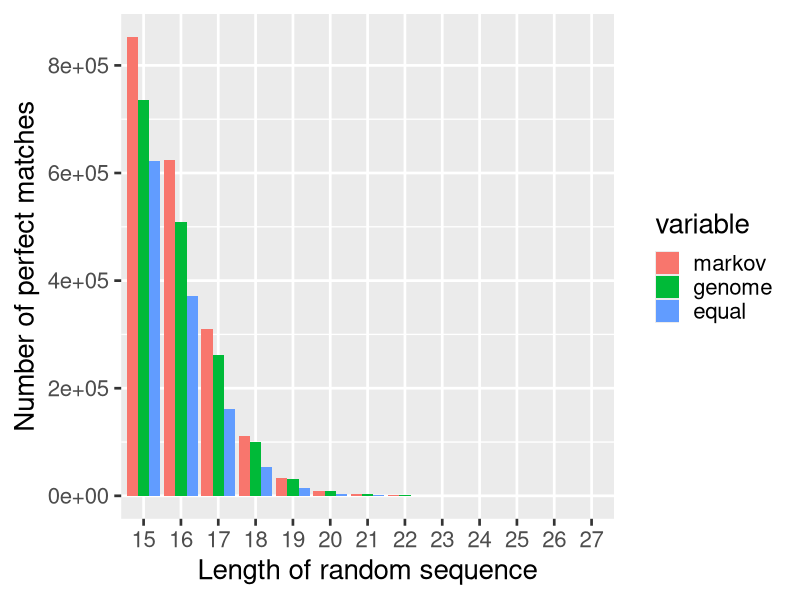
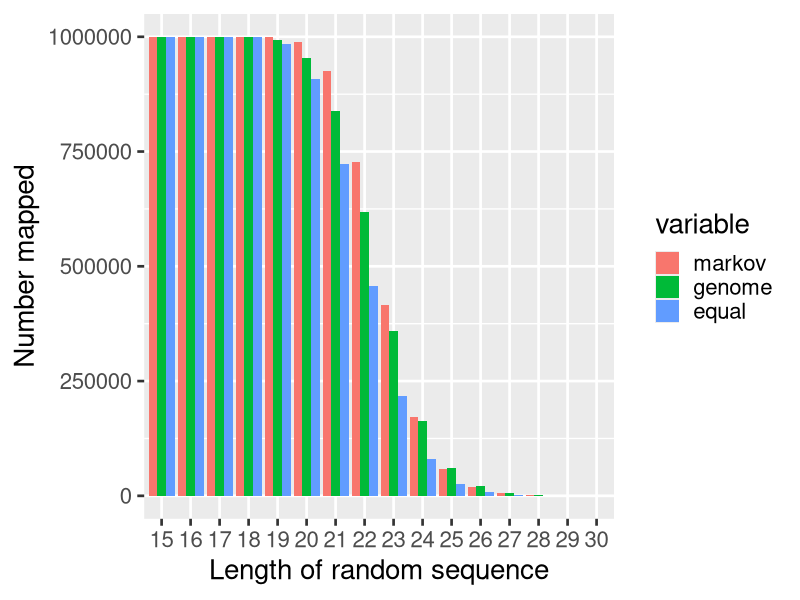

Generate these figures, in order, with R:
#install package if missing
required_package <- c('ggplot2', 'reshape2')
my_check <- required_package %in% installed.packages()[,"Package"]
if(!my_check[1]){
   install.packages("ggplot2", repos='http://cran.us.r-project.org')
}
if(!my_check[2]){
   install.packages("reshape2", repos='http://cran.us.r-project.org')
}

#load package
library(ggplot2)
library(reshape2)

#equal frequency perfect match
equal_perfect <- c(622903, 371803, 161709, 53697, 15071, 4020, 978, 272, 76, 14, 8, 1, 1)

#genome frequency perfect match
genome_perfect <- c(736400, 508275, 260889, 100013, 32196, 9423, 2589, 716, 193, 56, 12, 3, 0)

#markov chain perfect match
markov_perfect <- c(853182, 623820, 310149, 110331, 32937, 9104, 2601, 689, 170, 43, 8, 7, 0)

count_perfect <- data.frame(length=factor(15:27),
                            markov=markov_perfect,
                            genome=genome_perfect,
                            equal=equal_perfect
                            )

count_perfect_melt <- melt(count_perfect, id.vars='length')

#larger font
theme_set(theme_gray(base_size = 20))

ggplot(count_perfect_melt, aes(x=length, y=value, fill=variable)) +
geom_bar(position="dodge", stat="identity") +
xlab('Length of random sequence') +
ylab('Number of perfect matches')

#equal frequency mapped
equal_mapped <- c(999190, 999999, 999982, 998992, 984139, 908715, 723867, 456454, 216818, 80016, 25271, 7290, 2098, 604, 144, 46)

#genome frequency mapped
genome_mapped <- c(999575, 999997, 999989, 999608, 992752, 954001, 837775, 619178, 358830, 162785, 61092, 20422, 6339, 1883, 564, 176)

#markov chain mapped
markov_mapped <- c(999965, 999996, 999996, 999979, 999094, 988158, 924670, 727549, 415376, 171260, 58484, 18194, 5537, 1626, 450, 146)

count_mapped <- data.frame(length=factor(15:30),
                            markov=markov_mapped,
                            genome=genome_mapped,
                            equal=equal_mapped
                           )

count_mapped_melt <- melt(count_mapped, id.vars='length')

ggplot(count_mapped_melt, aes(x=length, y=value, fill=variable)) +
  geom_bar(position="dodge", stat="identity") +
  xlab('Length of random sequence') +
  ylab('Number mapped')
